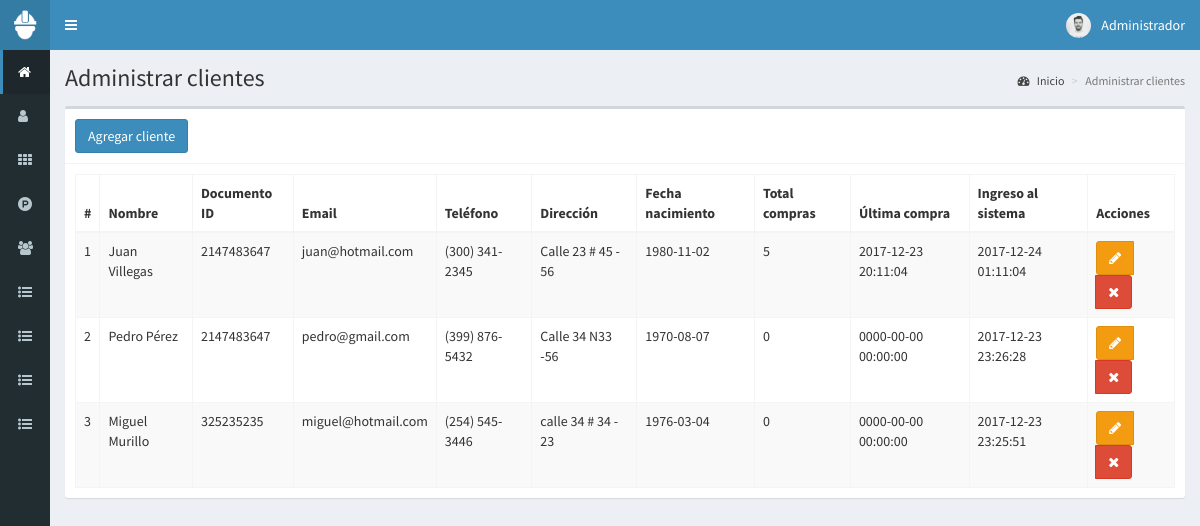
Screenshot of /clientes (signed in) with the database file from the repository.
### tables this page shows
CREATE TABLE `clientes` (
  `id` int(11) NOT NULL,
  `nombre` text NOT NULL,
  `documento` int(11) NOT NULL,
  `email` text NOT NULL,
  `telefono` text NOT NULL,
  `direccion` text NOT NULL,
  `fecha_nacimiento` date NOT NULL,
  `compras` int(11) NOT NULL,
  `ultima_compra` datetime NOT NULL,
  `fecha` timestamp NOT NULL DEFAULT CURRENT_TIMESTAMP ON UPDATE CURRENT_TIMESTAMP
);

### controladores/plantilla.controlador.php (called while the page is built)
<?php
class ControladorPlantilla{
	static public function ctrPlantilla(){
		include "vistas/plantilla.php";
	}
}

### index.php (called while the page is built, shortened)
<?php
require_once "controladores/plantilla.controlador.php";
require_once "controladores/usuarios.controlador.php";
require_once "controladores/clientes.controlador.php";
require_once "controladores/compras.controlador.php";
require_once "modelos/clientes.modelo.php";
$plantilla = new ControladorPlantilla();
$plantilla -> ctrPlantilla();

### controladores/clientes.controlador.php (called while the page is built, shortened)
<?php
class ControladorClientes{
	static public function ctrMostrarClientes($item, $valor){
		$tabla = "clientes";
		$respuesta = ModeloClientes::mdlMostrarClientes($tabla, $item, $valor);
		return $respuesta;
	}
}

### modelos/conexion.php (called while the page is built)
<?php
class Conexion{
	static public function conectar(){
		$link = new PDO("mysql:host=localhost;dbname=pos",
			            "root",
			            "");
		$link->exec("set names utf8");
		return $link;
	}
}

### modelos/clientes.modelo.php (called while the page is built, shortened)
<?php
require_once "conexion.php";
class ModeloClientes{
	static public function mdlMostrarClientes($tabla, $item, $valor){
		if($item != null){
			$stmt = Conexion::conectar()->prepare("SELECT * FROM $tabla WHERE $item = :$item");
			$stmt -> bindParam(":".$item, $valor, PDO::PARAM_STR);
			$stmt -> execute();
			return $stmt -> fetch();
		}else{
			$stmt = Conexion::conectar()->prepare("SELECT * FROM $tabla");
			$stmt -> execute();
			return $stmt -> fetchAll();
		}
	}
}

### vistas/modulos/clientes.php (the view, shortened to what this page needs)
<div class="content-wrapper">
  <section class="content-header">
    <h1>
      Administrar clientes
    </h1>
    <ol class="breadcrumb">
      <li><a href="inicio"><i class="fa fa-dashboard"></i> Inicio</a></li>
      <li class="active">Administrar clientes</li>
    </ol>
  </section>
  <section class="content">
    <div class="box">
      <div class="box-header with-border">
        <button class="btn btn-primary" data-toggle="modal" data-target="#modalAgregarCliente">
          Agregar cliente
        </button>
      </div>
      <div class="box-body">
       <table class="table table-bordered table-striped dt-responsive tablas">
        <thead>
         <tr>
           <th style="width:10px">#</th>
           <th>Nombre</th>
           <th>Documento ID</th>
           <th>Email</th>
           <th>Teléfono</th>
           <th>Dirección</th>
           <th>Fecha nacimiento</th>
           <th>Total compras</th>
           <th>Última compra</th>
           <th>Ingreso al sistema</th>
           <th>Acciones</th>
         </tr>
        </thead>
        <tbody>
        <?php
          $item = null;
          $valor = null;
          $clientes = ControladorClientes::ctrMostrarClientes($item, $valor);
          foreach ($clientes as $key => $value) {
            echo '<tr>
                    <td>'.($key+1).'</td>
                    <td>'.$value["nombre"].'</td>
                    <td>'.$value["documento"].'</td>
                    <td>'.$value["email"].'</td>
                    <td>'.$value["telefono"].'</td>
                    <td>'.$value["direccion"].'</td>
                    <td>'.$value["fecha_nacimiento"].'</td>
                    <td>'.$value["compras"].'</td>
                    <td>'.$value["ultima_compra"].'</td>
                    <td>'.$value["fecha"].'</td>
                    <td>
                      <div class="btn-group">
                        <button class="btn btn-warning btnEditarCliente" data-toggle="modal" data-target="#modalEditarCliente" idCliente="'.$value["id"].'"><i class="fa fa-pencil"></i></button>
                        <button class="btn btn-danger btnEliminarCliente" idCliente="'.$value["id"].'"><i class="fa fa-times"></i></button>
                      </div>
                    </td>
                  </tr>';
            }
        ?>
        </tbody>
       </table>
      </div>
    </div>
  </section>
</div>

### rows the page displays
clientes: nombre "Juan Villegas", documento "2147483647", email "juan@hotmail.com", telefono "(300) 341-2345", direccion "Calle 23 # 45 - 56", fecha_nacimiento "1980-11-02", compras "5", ultima_compra "2017-12-23 20:11:04", fecha "2017-12-24 01:11:04"
clientes: nombre "Pedro Pérez", documento "2147483647", email "pedro@gmail.com", telefono "(399) 876-5432", direccion "Calle 34 N33 -56", fecha_nacimiento "1970-08-07", compras "0", ultima_compra "0000-00-00 00:00:00", fecha "2017-12-23 23:26:28"
clientes: nombre "Miguel Murillo", documento "325235235", email "miguel@hotmail.com", telefono "(254) 545-3446", direccion "calle 34 # 34 - 23", fecha_nacimiento "1976-03-04", compras "0", ultima_compra "0000-00-00 00:00:00", fecha "2017-12-23 23:25:51"

### other values shown
$_SESSION["nombre"] "Administrador"
